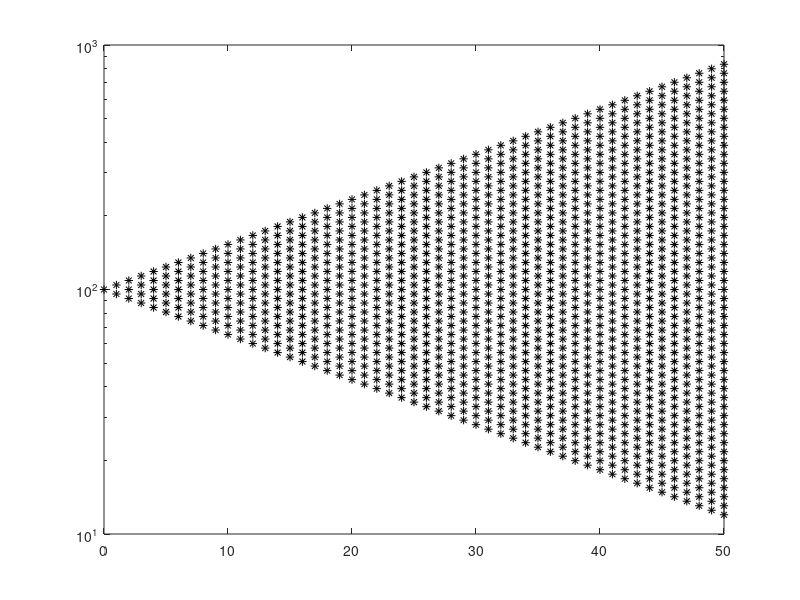

The MATLAB source for this figure: (Note: this script raises an error after producing the figure.)

%% Binomial Trees American Style

%% settings

%Stock
S0 = 100; 
r = 0.02;                % return p. a.
sigma = 0.30;            % vola p. a.

% time horizon
T = 1;                   % time to maturity (in years)
M = 50;                  % number of subperiods from 0 to T (in trading days)

% option
K = 100; 
American = true; 
% InnerValue =@(S,K) max(S-K,0);
InnerValue =@(S,K) max(K-S,0); % put option 

%% prepare binomail tree
dt = T/M;                              % delta t, time increments/ length of 1 subperiod in years 
d = exp(-sigma*sqrt(dt));
u = 1/d;
p = (exp(r*dt)-d)/ (u-d);   % p = 0.4941 likelihood of upmove$


%offset for indexing with j and i

f7 = 1; 

%% stock price at time T

j = 0:M; 
ST = S0 * (u.^j .* d.^(M-j));
% STalt = S0 * u.^(-M:2:M);                   % for case u = 1/d, other
                                             %implementation

plot(ST, '.') % all of these are possible

%binomial expansion 

%  for j=0:M
%     bn(j) = nchoosek(M,j);   
% end


for j=0:M
        bn(j+f7) = nchoosek(M,j); 
end

j = 0:M; % redefine j as a vector
prob = bn .* p.^j .* (1-p).^(M-j);

plot(ST,prob)

% sum(prob)-1                   % should ad up to one

% ST * prob' .                  
 

%% option pricing (American Style)


% Stock prices 

S_t = nan(M+f7, M+f7);

S_t(0+f7,0+f7) = S0;            %root of tree at (0,0)
for i = 1:M
     j = 0:(i-1);
     S_t(i +f7, j +f7) = S_t(i-1 +f7, j   +f7) *d;
     S_t(i +f7, i +f7) = S_t(i-1 +f7, i-1 +f7) *u;
    
end
S_t

plot(0:M, S_t, '*k'); % increase M 

semilogy(0:M, S_t, '*k'); % creates semilog plot log on y  

%% pricing the option

opt_t = nan(size(S_t)); 

% at maturity 
opt_t(M +f7, :) = InnerValue(S_t(M +f7, :), K); 

% towards t=0
for i = (M-1):-1:0
    j = 0:i; % safes another loop 
    opt_t( i +f7, j +f7) = (  p    * opt_t(i+1 +f7, j+1 +f7) ...      % up   % expacted value
                           + (1-p) * opt_t(i+1 +f7, j   +f7)  ) ...   % down
                           * exp(-r*dt);           
               if American 
                   vie = InnerValue(S_t(i +f7, j +f7), K); % value if we exercise right now
                   opt_t(i +f7, j +f7) = max(opt_t(i +f7, j +f7), vie); 
               end
               
         
end

% results: european / "grow the tree (Eur/Am)"
disp([option_0, opt_t(0 +f7, 0 +f7)]) % if the same then pre-mature exercise has no value, for put option has extra value, change to put then should be different

%should be same
opt_t(1,1);
option_0;



